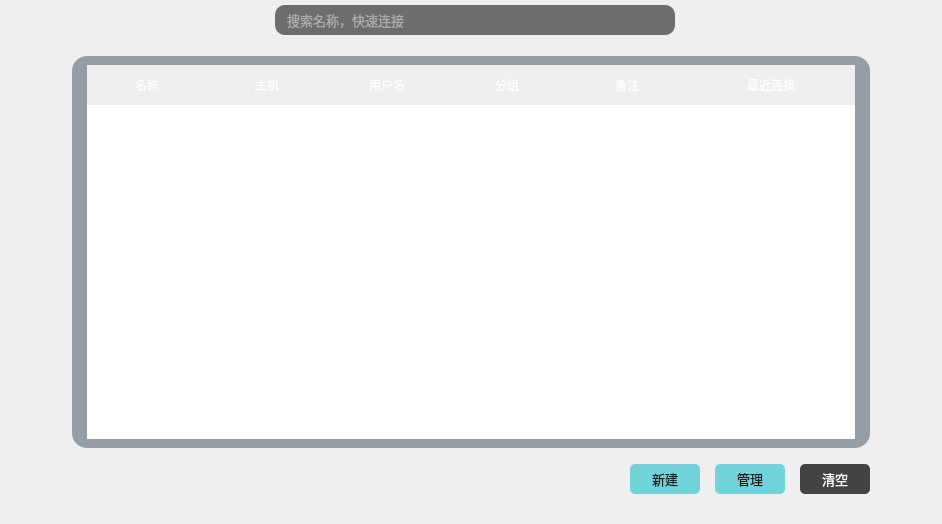
<?xml version="1.0" encoding="UTF-8"?>
<ui version="4.0">
 <class>historyconnectwidget</class>
 <widget class="QWidget" name="historyconnectwidget">
  <property name="geometry">
   <rect>
    <x>0</x>
    <y>0</y>
    <width>942</width>
    <height>524</height>
   </rect>
  </property>
  <property name="windowTitle">
   <string>Form</string>
  </property>
  <property name="styleSheet">
   <string notr="true">color: rgb(255, 255, 255);</string>
  </property>
  <layout class="QHBoxLayout" name="horizontalLayout_5" stretch="1,15,1">
   <property name="leftMargin">
    <number>9</number>
   </property>
   <property name="topMargin">
    <number>0</number>
   </property>
   <property name="rightMargin">
    <number>9</number>
   </property>
   <item>
    <spacer name="horizontalSpacer_2">
     <property name="orientation">
      <enum>Qt::Horizontal</enum>
     </property>
     <property name="sizeHint" stdset="0">
      <size>
       <width>40</width>
       <height>20</height>
      </size>
     </property>
    </spacer>
   </item>
   <item>
    <widget class="QWidget" name="widget_2" native="true">
     <layout class="QVBoxLayout" name="verticalLayout">
      <property name="spacing">
       <number>6</number>
      </property>
      <property name="topMargin">
       <number>0</number>
      </property>
      <item>
       <widget class="QWidget" name="widget_search" native="true">
        <property name="minimumSize">
         <size>
          <width>0</width>
          <height>50</height>
         </size>
        </property>
        <layout class="QHBoxLayout" name="horizontalLayout_2">
         <property name="topMargin">
          <number>0</number>
         </property>
         <property name="rightMargin">
          <number>0</number>
         </property>
         <item>
          <spacer name="horizontalSpacer">
           <property name="orientation">
            <enum>Qt::Horizontal</enum>
           </property>
           <property name="sizeHint" stdset="0">
            <size>
             <width>397</width>
             <height>20</height>
            </size>
           </property>
          </spacer>
         </item>
         <item>
          <widget class="QLineEdit" name="lineEdit_find">
           <property name="minimumSize">
            <size>
             <width>400</width>
             <height>30</height>
            </size>
           </property>
           <property name="maximumSize">
            <size>
             <width>400</width>
             <height>30</height>
            </size>
           </property>
           <property name="font">
            <font>
             <family>OPPOSans</family>
             <pointsize>10</pointsize>
             <stylestrategy>PreferAntialias</stylestrategy>
            </font>
           </property>
           <property name="styleSheet">
            <string notr="true">QLineEdit{
color: rgb(231, 238, 244);
border-radius: 14px;
background-color: rgb(25, 25, 25, 155);
border: 0px solid rgba(255, 255, 255, 0);
border-radius: 10px;
padding-left:10px;
padding-right:10px;
}


</string>
           </property>
           <property name="placeholderText">
            <string>搜索名称，快速连接</string>
           </property>
          </widget>
         </item>
         <item>
          <spacer name="horizontalSpacer_5">
           <property name="orientation">
            <enum>Qt::Horizontal</enum>
           </property>
           <property name="sizeHint" stdset="0">
            <size>
             <width>397</width>
             <height>20</height>
            </size>
           </property>
          </spacer>
         </item>
        </layout>
       </widget>
      </item>
      <item>
       <widget class="QWidget" name="widget_3" native="true">
        <property name="styleSheet">
         <string notr="true">#widget_3{
background-color: rgb(10, 31, 57,100);
border-radius:15px;
}</string>
        </property>
        <layout class="QVBoxLayout" name="verticalLayout_2">
         <property name="leftMargin">
          <number>15</number>
         </property>
         <property name="topMargin">
          <number>9</number>
         </property>
         <property name="rightMargin">
          <number>15</number>
         </property>
         <item>
          <widget class="QTableWidget" name="tableWidget_history">
           <property name="sizePolicy">
            <sizepolicy hsizetype="Expanding" vsizetype="Expanding">
             <horstretch>0</horstretch>
             <verstretch>0</verstretch>
            </sizepolicy>
           </property>
           <property name="minimumSize">
            <size>
             <width>0</width>
             <height>0</height>
            </size>
           </property>
           <property name="maximumSize">
            <size>
             <width>16777215</width>
             <height>16777215</height>
            </size>
           </property>
           <property name="font">
            <font>
             <family>OPPOSans B</family>
             <pointsize>10</pointsize>
             <stylestrategy>PreferAntialias</stylestrategy>
            </font>
           </property>
           <property name="focusPolicy">
            <enum>Qt::NoFocus</enum>
           </property>
           <property name="styleSheet">
            <string notr="true">QTableWidget{
	border:none;
	
	border-color: rgb(130, 201, 255);
	/*background-color: rgb(30, 45, 54);*/
	color: rgb(255, 255, 255);
}

QTableWidget::item:hover{
	
	background-color: rgba(41, 85, 132, 100);
}
QTableWidget::item:selected{
	
	
	
	color: rgb(255, 255, 255);
	
	background-color: rgb(28, 60, 97);
}

QHeaderView::section,QTableCornerButton:section{
    padding:5px; 
    margin:0px; 
    height: 30px;
	font: 10pt &quot;OPPOSans B&quot;;
	
	color: rgb(255, 255, 255);
    border:1px solid #242424;
    border-left-width:0px; 
    border-right-width:0px; 
    border-top-width:0px; 
    border-bottom-width:0px;
	/*background:qlineargradient(spread:pad,x1:0,y1:0,x2:0,y2:1,stop:0 #646464,stop:1 #525252); */
	
	
	background-color: rgb(10, 31, 57,0);
}

QScrollBar:vertical {
    width: 10px;
	background-color: rgba(0, 41, 69, 0);
    margin: 0px,0px,0px,0px;
    padding-top: 0px;		/*//隐藏上下的箭头*/
    padding-bottom: 0px;
}
QScrollBar::handle:vertical {
    width: 10px;
	
	background-color: rgb(239, 239, 239);
    /*滚动条两端变成椭圆 */
    border-radius: 2px;
    min-height: 0;
}

QScrollBar::sub-page:vertical {
    
	background-color: rgba(255, 255, 255, 0);
}
QScrollBar::add-page:vertical 
{
    background-color: rgba(255, 255, 255, 0);
}

QScrollBar::add-line:vertical {
	border: none;
    height: 0px;
    subcontrol-position: bottom;
    subcontrol-origin: margin;
}
QScrollBar::sub-line:vertical {
    border: none;
    height: 0px;
    subcontrol-position: top;
    subcontrol-origin: margin;
}

QScrollBar::down-arrow:vertical {
    border:none;
}
QScrollBar::up-arrow:vertical {
    border:none;
}</string>
           </property>
           <property name="verticalScrollBarPolicy">
            <enum>Qt::ScrollBarAsNeeded</enum>
           </property>
           <property name="horizontalScrollBarPolicy">
            <enum>Qt::ScrollBarAlwaysOff</enum>
           </property>
           <property name="sizeAdjustPolicy">
            <enum>QAbstractScrollArea::AdjustIgnored</enum>
           </property>
           <property name="editTriggers">
            <set>QAbstractItemView::NoEditTriggers</set>
           </property>
           <property name="dragDropMode">
            <enum>QAbstractItemView::NoDragDrop</enum>
           </property>
           <property name="selectionMode">
            <enum>QAbstractItemView::SingleSelection</enum>
           </property>
           <property name="selectionBehavior">
            <enum>QAbstractItemView::SelectRows</enum>
           </property>
           <property name="textElideMode">
            <enum>Qt::ElideMiddle</enum>
           </property>
           <property name="showGrid">
            <bool>false</bool>
           </property>
           <property name="gridStyle">
            <enum>Qt::NoPen</enum>
           </property>
           <property name="sortingEnabled">
            <bool>false</bool>
           </property>
           <attribute name="horizontalHeaderVisible">
            <bool>true</bool>
           </attribute>
           <attribute name="horizontalHeaderCascadingSectionResizes">
            <bool>false</bool>
           </attribute>
           <attribute name="horizontalHeaderDefaultSectionSize">
            <number>120</number>
           </attribute>
           <attribute name="horizontalHeaderHighlightSections">
            <bool>false</bool>
           </attribute>
           <attribute name="horizontalHeaderMinimumSectionSize">
            <number>20</number>
           </attribute>
           <attribute name="horizontalHeaderShowSortIndicator" stdset="0">
            <bool>false</bool>
           </attribute>
           <attribute name="horizontalHeaderStretchLastSection">
            <bool>true</bool>
           </attribute>
           <attribute name="verticalHeaderVisible">
            <bool>false</bool>
           </attribute>
           <attribute name="verticalHeaderDefaultSectionSize">
            <number>30</number>
           </attribute>
           <attribute name="verticalHeaderMinimumSectionSize">
            <number>20</number>
           </attribute>
           <column>
            <property name="text">
             <string>名称</string>
            </property>
           </column>
           <column>
            <property name="text">
             <string>主机</string>
            </property>
           </column>
           <column>
            <property name="text">
             <string>用户名</string>
            </property>
           </column>
           <column>
            <property name="text">
             <string>分组</string>
            </property>
           </column>
           <column>
            <property name="text">
             <string>备注</string>
            </property>
           </column>
           <column>
            <property name="text">
             <string>最近连接</string>
            </property>
           </column>
          </widget>
         </item>
        </layout>
       </widget>
      </item>
      <item>
       <widget class="QWidget" name="widget" native="true">
        <property name="styleSheet">
         <string notr="true"/>
        </property>
        <layout class="QHBoxLayout" name="horizontalLayout">
         <property name="spacing">
          <number>15</number>
         </property>
         <property name="leftMargin">
          <number>0</number>
         </property>
         <property name="topMargin">
          <number>10</number>
         </property>
         <property name="rightMargin">
          <number>0</number>
         </property>
         <property name="bottomMargin">
          <number>10</number>
         </property>
         <item>
          <spacer name="horizontalSpacer_3">
           <property name="orientation">
            <enum>Qt::Horizontal</enum>
           </property>
           <property name="sizeHint" stdset="0">
            <size>
             <width>395</width>
             <height>10</height>
            </size>
           </property>
          </spacer>
         </item>
         <item>
          <widget class="QToolButton" name="toolButton_create">
           <property name="minimumSize">
            <size>
             <width>70</width>
             <height>30</height>
            </size>
           </property>
           <property name="maximumSize">
            <size>
             <width>70</width>
             <height>30</height>
            </size>
           </property>
           <property name="font">
            <font>
             <family>OPPOSans B</family>
             <pointsize>10</pointsize>
             <stylestrategy>PreferAntialias</stylestrategy>
            </font>
           </property>
           <property name="styleSheet">
            <string notr="true">QToolButton {
	color: rgb(26, 26, 26);
	background-color: rgb(113, 212, 219);
	border-radius: 5px;
}

QToolButton::menu-indicator { 
	image: None;
}

 
QToolButton:hover {
	color: rgb(26, 26, 26);
	background-color: rgb(113, 212, 219);
}</string>
           </property>
           <property name="text">
            <string>新建</string>
           </property>
          </widget>
         </item>
         <item>
          <widget class="QToolButton" name="toolButton_menger">
           <property name="minimumSize">
            <size>
             <width>70</width>
             <height>30</height>
            </size>
           </property>
           <property name="maximumSize">
            <size>
             <width>70</width>
             <height>30</height>
            </size>
           </property>
           <property name="font">
            <font>
             <family>OPPOSans B</family>
             <pointsize>10</pointsize>
             <stylestrategy>PreferAntialias</stylestrategy>
            </font>
           </property>
           <property name="styleSheet">
            <string notr="true">QToolButton {
	color: rgb(26, 26, 26);
	background-color: rgb(113, 212, 219);
	border-radius: 5px;
}

QToolButton::menu-indicator { 
	image: None;
}

 
QToolButton:hover {
	color: rgb(26, 26, 26);
	background-color: rgb(113, 212, 219);
}</string>
           </property>
           <property name="text">
            <string>管理</string>
           </property>
          </widget>
         </item>
         <item>
          <widget class="QToolButton" name="toolButton_clear">
           <property name="minimumSize">
            <size>
             <width>70</width>
             <height>30</height>
            </size>
           </property>
           <property name="maximumSize">
            <size>
             <width>70</width>
             <height>30</height>
            </size>
           </property>
           <property name="font">
            <font>
             <family>OPPOSans B</family>
             <pointsize>10</pointsize>
             <stylestrategy>PreferAntialias</stylestrategy>
            </font>
           </property>
           <property name="styleSheet">
            <string notr="true">QToolButton {
	color: rgb(255, 255, 255);
	
	background-color: rgb(67, 67, 67);
	border-radius: 5px;
}

QToolButton::menu-indicator { 
	image: None;
}

 
QToolButton:hover {
	color: rgb(255, 255, 255);
	background-color: rgb(67, 67, 67);
}</string>
           </property>
           <property name="text">
            <string>清空</string>
           </property>
          </widget>
         </item>
        </layout>
       </widget>
      </item>
     </layout>
    </widget>
   </item>
   <item>
    <spacer name="horizontalSpacer_4">
     <property name="orientation">
      <enum>Qt::Horizontal</enum>
     </property>
     <property name="sizeHint" stdset="0">
      <size>
       <width>40</width>
       <height>20</height>
      </size>
     </property>
    </spacer>
   </item>
  </layout>
 </widget>
 <resources/>
 <connections/>
</ui>
